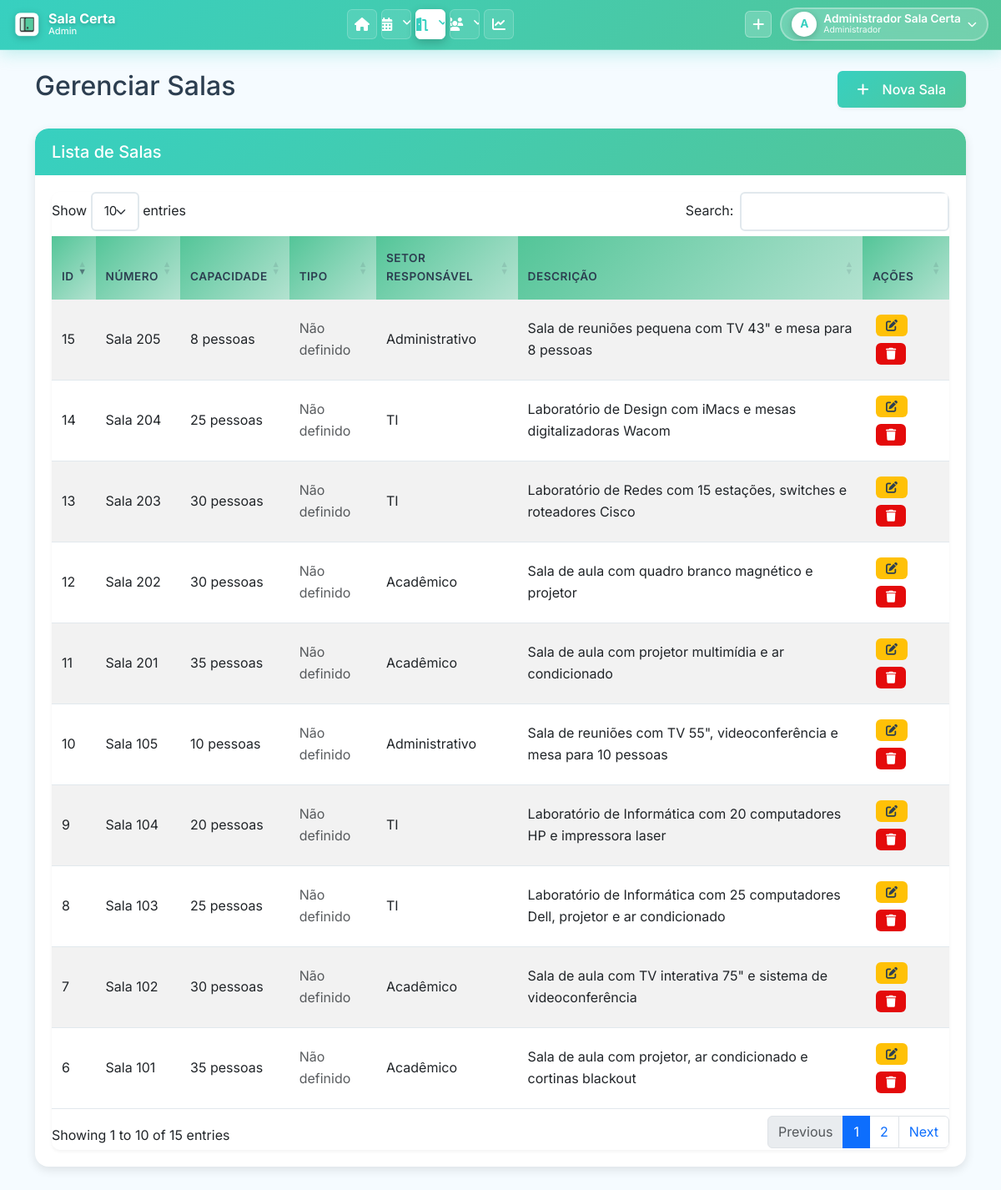
Page /pages/salas.php (signed in) on the committed database.
### tables this page shows
CREATE TABLE `SALA` (
    `SALA_ID` INT(11) NOT NULL AUTO_INCREMENT,
    `NUM_SALA` VARCHAR(50) NOT NULL COMMENT 'Número/código da sala (ex: 101, T01, LAB-01)',
    `QTD_PESSOAS` INT(11) NOT NULL DEFAULT 0 COMMENT 'Capacidade máxima de pessoas',
    `DESCRICAO` TEXT DEFAULT NULL COMMENT 'Descrição da sala e recursos disponíveis',
    `TIPO_SALA` VARCHAR(100) DEFAULT '' COMMENT 'Tipo: Sala de Aula, Laboratório, Auditório, Sala de Reunião, Biblioteca',
    `SETOR_RESPONSAVEL` VARCHAR(255) DEFAULT '' COMMENT 'Setor responsável pela sala',
    PRIMARY KEY (`SALA_ID`),
    UNIQUE KEY `uk_num_sala` (`NUM_SALA`)
);

### classes/Sala.php (called while the page is built, shortened)
<?php
class Sala {
    public static function listarTodas() {
        $conn = Conexao::getConn();
        $sql = "SELECT * FROM SALA ORDER BY NUM_SALA";
        $stmt = $conn->prepare($sql);
        $stmt->execute();
        return $stmt->fetchAll();
    }
}

### pages/salas.php (the view, shortened to what this page needs)
<?php
require_once '../classes/Sala.php';
$salas = Sala::listarTodas();
include '../includes/header.php';
?>
<div class="row">
    <div class="col-md-12">
        <div class="d-flex justify-content-between align-items-center mb-4">
            <h2>Gerenciar Salas</h2>
            <a href="nova_sala.php" class="btn btn-primary">
                <i class="fas fa-plus me-2"></i>Nova Sala
            </a>
        </div>
        <div class="card">
            <div class="card-header">
                <h5 class="card-title mb-0">Lista de Salas</h5>
            </div>
            <div class="card-body">
                <div class="table-responsive">
                    <table class="table table-striped table-hover datatable">
                        <thead>
                            <tr>
                                <th>ID</th>
                                <th>Número</th>
                                <th>Capacidade</th>
                                <th>Tipo</th>
                                <th>Setor Responsável</th>
                                <th>Descrição</th>
                                <th>Ações</th>
                            </tr>
                        </thead>
                        <tbody>
                            <?php foreach ($salas as $sala): ?>
                            <tr>
                                <td><?php echo $sala['SALA_ID']; ?></td>
                                <td>Sala <?php echo $sala['NUM_SALA']; ?></td>
                                <td><?php echo $sala['QTD_PESSOAS']; ?> pessoas</td>
                                <td>
                                    <?php
                                    $tipoSala = isset($sala['TIPO_SALA']) ? $sala['TIPO_SALA'] : '';
                                    switch($tipoSala) {
                                        default:
                                            echo '<span class="text-muted">Não definido</span>';
                                    }
                                    ?>
                                </td>
                                <td><?php echo isset($sala['SETOR_RESPONSAVEL']) ? ucfirst($sala['SETOR_RESPONSAVEL']) : '<span class="text-muted">Não definido</span>'; ?></td>
                                <td><?php echo $sala['DESCRICAO']; ?></td>
                                <td>
                                    <a href="editar_sala.php?id=<?php echo $sala['SALA_ID']; ?>" class="btn btn-sm btn-warning" data-bs-toggle="tooltip" title="Editar">
                                        <i class="fas fa-edit"></i>
                                    </a>
                                    <a href="salas.php?excluir=<?php echo $sala['SALA_ID']; ?>" class="btn btn-sm btn-danger btn-delete" data-bs-toggle="tooltip" title="Excluir">
                                        <i class="fas fa-trash"></i>
                                    </a>
                                </td>
                            </tr>
                            <?php endforeach; ?>
                        </tbody>
                    </table>
                </div>
            </div>
        </div>
    </div>
</div>
<?php include '../includes/footer.php'; ?>

### assets/css/style.css (style rules this page uses)
:root { --primary: #37D0C0; --primary-dark: #2bb8a8; --primary-light: #53C598; --secondary: #B3E2D0; --accent: #e40b0b; --bg-light: #F5FBFF; --bg-white: #ffffff; --text-dark: #2c3e50; --text-light: #7f8c8d; --text-white: #ffffff; --border-color: #e1e8ed; --shadow-sm: 0 2px 4px rgba(0, 0, 0, 0.05); --shadow-md: 0 4px 12px rgba(0, 0, 0, 0.1); --shadow-lg: 0 8px 24px rgba(0, 0, 0, 0.12); --shadow-xl: 0 12px 40px rgba(0, 0, 0, 0.15); --transition: all 0.3s cubic-bezier(0.4, 0, 0.2, 1); --radius-sm: 6px; --radius-md: 10px; --radius-lg: 16px; }
* { margin: 0; padding: 0; box-sizing: border-box; }
body { font-family: 'Inter', 'Segoe UI', Tahoma, Geneva, Verdana, sans-serif; background-color: var(--bg-light); color: var(--text-dark); line-height: 1.6; overflow-x: hidden; }
.card { border: none; border-radius: var(--radius-lg); box-shadow: var(--shadow-md); margin-bottom: 24px; transition: var(--transition); overflow: hidden; background: var(--bg-white); animation: fadeIn 0.5s ease-out; }
.card-header { background: linear-gradient(135deg, var(--primary), var(--primary-light)); color: var(--text-white); border: none; padding: 18px 24px; font-weight: 600; font-size: 1.1rem; border-radius: var(--radius-lg) var(--radius-lg) 0 0 !important; }
.card-body { padding: 24px; }
.btn { border-radius: var(--radius-sm); padding: 10px 24px; font-weight: 500; transition: var(--transition); border: none; display: inline-flex; align-items: center; gap: 8px; }
.btn-primary { background: linear-gradient(135deg, var(--primary), var(--primary-light)); color: var(--text-white); box-shadow: var(--shadow-sm); }
.btn-warning { background: #ffc107; color: var(--text-dark); }
.btn-danger { background: var(--accent); color: var(--text-white); }
.btn-sm { padding: 6px 12px; font-size: 0.875rem; }
.table-responsive { border-radius: var(--radius-md); overflow: hidden; box-shadow: var(--shadow-sm); }
.table { margin-bottom: 0; }
.table thead th { background: linear-gradient(135deg, var(--primary-light), var(--secondary)); color: var(--text-dark); border: none; font-weight: 600; text-transform: uppercase; font-size: 0.85rem; letter-spacing: 0.5px; padding: 16px 12px; }
.table tbody tr { transition: var(--transition); border-bottom: 1px solid var(--border-color); }
.table tbody td { padding: 14px 12px; vertical-align: middle; }
html { scroll-behavior: smooth; }

### assets/css/global.css (style rules this page uses)
body { padding: 0 !important; margin: 0 !important; }
.card, .alert, .table-responsive, .row { margin-left: 0 !important; margin-right: 0 !important; }
.row { margin-left: 0; margin-right: 0; }
.col, [class*="col-"] { padding-left: calc(var(--bs-gutter-x) * .5); padding-right: calc(var(--bs-gutter-x) * .5); }
html { scroll-behavior: smooth; }
body { overflow-x: hidden; }
.mb-4 { margin-bottom: 1.5rem !important; }
.card-body { padding: 1.25rem !important; }
.card-header { padding: 1rem 1.25rem !important; }
.btn { margin: 0.25rem; }
.btn-group .btn, .d-flex .btn { margin: 0; }
* { box-sizing: border-box; }

### rows in the picture
sala: SALA_ID "6", NUM_SALA "101", QTD_PESSOAS "35", TIPO_SALA "Não definido", SETOR_RESPONSAVEL "Acadêmico", DESCRICAO "Sala de aula com projetor, ar condicionado e cortinas blackout"
sala: SALA_ID "7", NUM_SALA "102", QTD_PESSOAS "30", TIPO_SALA "Não definido", SETOR_RESPONSAVEL "Acadêmico", DESCRICAO "Sala de aula com TV interativa 75\" e sistema de videoconferência"
sala: SALA_ID "8", NUM_SALA "103", QTD_PESSOAS "25", TIPO_SALA "Não definido", SETOR_RESPONSAVEL "TI", DESCRICAO "Laboratório de Informática com 25 computadores Dell, projetor e ar condicionado"
sala: SALA_ID "9", NUM_SALA "104", QTD_PESSOAS "20", TIPO_SALA "Não definido", SETOR_RESPONSAVEL "TI", DESCRICAO "Laboratório de Informática com 20 computadores HP e impressora laser"
sala: SALA_ID "10", NUM_SALA "105", QTD_PESSOAS "10", TIPO_SALA "Não definido", SETOR_RESPONSAVEL "Administrativo", DESCRICAO "Sala de reuniões com TV 55\", videoconferência e mesa para 10 pessoas"
sala: SALA_ID "11", NUM_SALA "201", QTD_PESSOAS "35", TIPO_SALA "Não definido", SETOR_RESPONSAVEL "Acadêmico", DESCRICAO "Sala de aula com projetor multimídia e ar condicionado"
sala: SALA_ID "12", NUM_SALA "202", QTD_PESSOAS "30", TIPO_SALA "Não definido", SETOR_RESPONSAVEL "Acadêmico", DESCRICAO "Sala de aula com quadro branco magnético e projetor"
sala: SALA_ID "13", NUM_SALA "203", QTD_PESSOAS "30", TIPO_SALA "Não definido", SETOR_RESPONSAVEL "TI", DESCRICAO "Laboratório de Redes com 15 estações, switches e roteadores Cisco"
sala: SALA_ID "14", NUM_SALA "204", QTD_PESSOAS "25", TIPO_SALA "Não definido", SETOR_RESPONSAVEL "TI", DESCRICAO "Laboratório de Design com iMacs e mesas digitalizadoras Wacom"
sala: SALA_ID "15", NUM_SALA "205", QTD_PESSOAS "8", TIPO_SALA "Não definido", SETOR_RESPONSAVEL "Administrativo", DESCRICAO "Sala de reuniões pequena com TV 43\" e mesa para 8 pessoas"

### other values in the picture
substr($_SESSION['usuario_nome'], 0, 1) "A"
$_SESSION['usuario_nome'] "Administrador Sala Certa"
